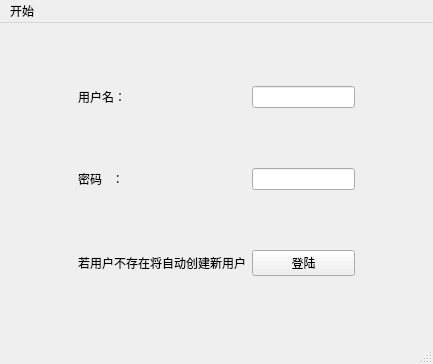
<?xml version="1.0" encoding="UTF-8"?>
<ui version="4.0">
 <class>MainWindow</class>
 <widget class="QMainWindow" name="MainWindow">
  <property name="geometry">
   <rect>
    <x>0</x>
    <y>0</y>
    <width>433</width>
    <height>364</height>
   </rect>
  </property>
  <property name="windowTitle">
   <string>MainWindow</string>
  </property>
  <widget class="QWidget" name="centralwidget">
   <layout class="QGridLayout" name="gridLayout">
    <item row="2" column="0">
     <spacer name="horizontalSpacer_7">
      <property name="orientation">
       <enum>Qt::Horizontal</enum>
      </property>
      <property name="sizeHint" stdset="0">
       <size>
        <width>74</width>
        <height>20</height>
       </size>
      </property>
     </spacer>
    </item>
    <item row="1" column="4">
     <spacer name="horizontalSpacer_6">
      <property name="orientation">
       <enum>Qt::Horizontal</enum>
      </property>
      <property name="sizeHint" stdset="0">
       <size>
        <width>74</width>
        <height>20</height>
       </size>
      </property>
     </spacer>
    </item>
    <item row="1" column="0">
     <spacer name="horizontalSpacer_5">
      <property name="orientation">
       <enum>Qt::Horizontal</enum>
      </property>
      <property name="sizeHint" stdset="0">
       <size>
        <width>74</width>
        <height>20</height>
       </size>
      </property>
     </spacer>
    </item>
    <item row="2" column="2">
     <widget class="QLabel" name="label1">
      <property name="text">
       <string>若用户不存在将自动创建新用户</string>
      </property>
     </widget>
    </item>
    <item row="0" column="4">
     <spacer name="horizontalSpacer_4">
      <property name="orientation">
       <enum>Qt::Horizontal</enum>
      </property>
      <property name="sizeHint" stdset="0">
       <size>
        <width>74</width>
        <height>20</height>
       </size>
      </property>
     </spacer>
    </item>
    <item row="0" column="2">
     <widget class="QLabel" name="labeluser">
      <property name="text">
       <string>用户名：</string>
      </property>
     </widget>
    </item>
    <item row="2" column="3">
     <widget class="QPushButton" name="pushButtonlogin">
      <property name="text">
       <string>登陆</string>
      </property>
     </widget>
    </item>
    <item row="0" column="0">
     <spacer name="horizontalSpacer_3">
      <property name="orientation">
       <enum>Qt::Horizontal</enum>
      </property>
      <property name="sizeHint" stdset="0">
       <size>
        <width>74</width>
        <height>20</height>
       </size>
      </property>
     </spacer>
    </item>
    <item row="2" column="4">
     <spacer name="horizontalSpacer_9">
      <property name="orientation">
       <enum>Qt::Horizontal</enum>
      </property>
      <property name="sizeHint" stdset="0">
       <size>
        <width>74</width>
        <height>20</height>
       </size>
      </property>
     </spacer>
    </item>
    <item row="1" column="3">
     <widget class="QLineEdit" name="lineEditpassword"/>
    </item>
    <item row="0" column="3">
     <widget class="QLineEdit" name="lineEdituser"/>
    </item>
    <item row="1" column="2">
     <widget class="QLabel" name="labelpassword">
      <property name="text">
       <string>密码   ：</string>
      </property>
     </widget>
    </item>
   </layout>
  </widget>
  <widget class="QMenuBar" name="menubar">
   <property name="geometry">
    <rect>
     <x>0</x>
     <y>0</y>
     <width>433</width>
     <height>28</height>
    </rect>
   </property>
   <widget class="QMenu" name="menu">
    <property name="title">
     <string>开始</string>
    </property>
    <addaction name="exitaction"/>
    <addaction name="action"/>
    <addaction name="action_2"/>
   </widget>
   <addaction name="menu"/>
  </widget>
  <widget class="QStatusBar" name="statusbar"/>
  <action name="exitaction">
   <property name="text">
    <string>退出</string>
   </property>
  </action>
  <action name="action">
   <property name="text">
    <string>打开排行榜</string>
   </property>
  </action>
  <action name="action_2">
   <property name="text">
    <string>关闭排行榜</string>
   </property>
  </action>
 </widget>
 <resources/>
 <connections/>
</ui>
